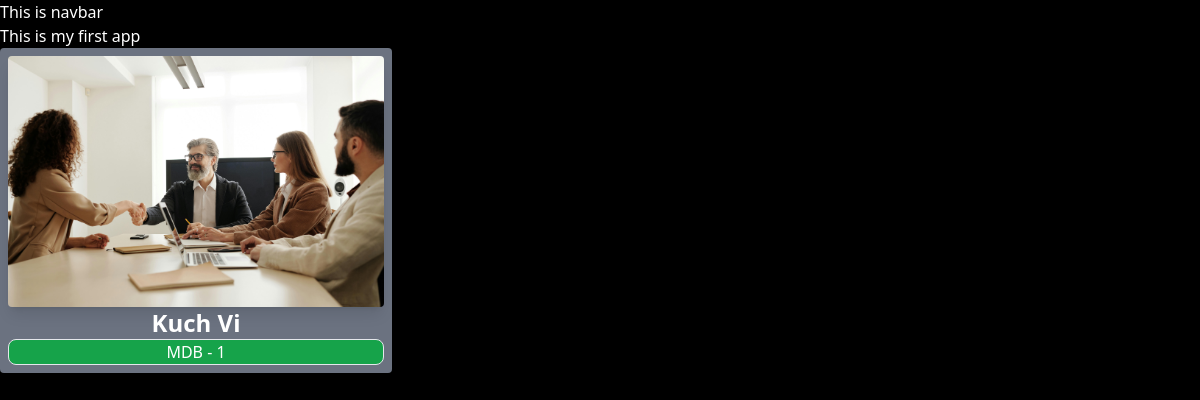
Page /firstapp/ on the earlier database version.
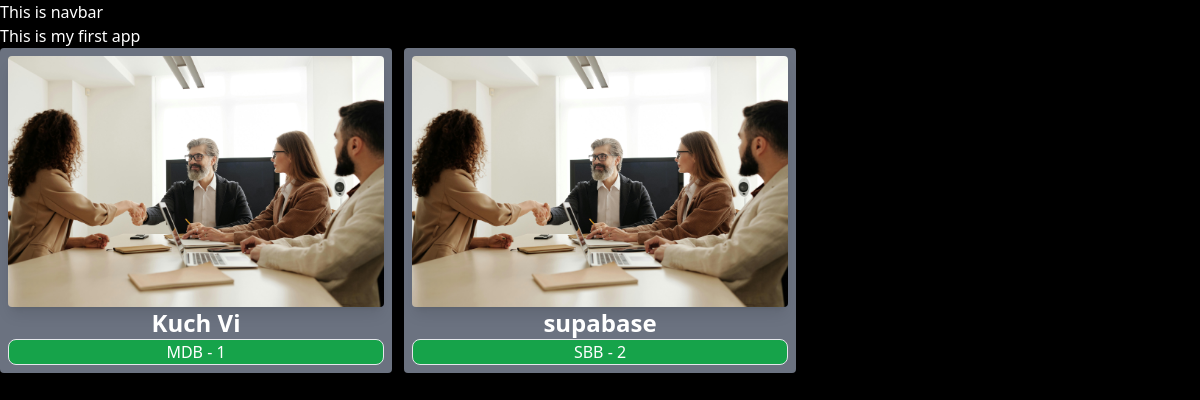
Same page on the later database version.
### firstapp/models.py (models this page shows, shortened)
class Firstapp(models.Model):
    NAME_TYPE_CHOICE = [
        ('MDB','Manash Dev Bhatta'),
        ('SBB','Surya Bahadur Bhandari'),
        ('KK','Karna Kumar'),
    ]
    name = models.CharField(max_length=20)
    image = models.ImageField(upload_to='firstappimg')
    date_added = models.DateTimeField(default=timezone.now)
    superheros = models.CharField(max_length=10,choices=NAME_TYPE_CHOICE)
    description = models.TextField(default='')

### firstapp/views.py (the view)
# urls.py: path('', views.all_first, name=' all_first'),
def all_first(request):
    f = Firstapp.objects.all()
    return render(request, 'firstapp/all_first.html', {'f':f})

### firstapp/templates/firstapp/all_first.html (shortened to what this page needs)
{% extends "layout.html" %}
 {% block content %}
<h1>This is my first app</h1>
<div class='grid grid-cols-3 gap-3 '>
    {% for item in f %}
    <div class="bg-gray-500 p-2 rounded ">
        <img  class='rounded shadow-lg' src="{{item.image.url}}" alt="">
        <h3 class='text-white font-bold text-2xl text-center'>{{item.name}}</h3>
        <a href="{% url 'first_detail' item.id %}">
            <button class=' text-center w-full border rounded-lg text-white bg-green-600'>
                {{item.superheros}} - {{item.id}}
            </button>
        </a>
    </div>
    {% endfor %}
</div>
{% endblock %}

### templates/layout.html (shortened to what this page needs)
{% load static tailwind_tags %}
{% load static %}
<!DOCTYPE html>
<html lang="en">
<head>
    <link rel="stylesheet" href="{% static 'style.css'%}">
    {% tailwind_css %}
</head>
<body class="bg-black text-white">
    <nav class="text-white">This is navbar</nav>
    {% block content %}
    {% endblock %}
</body>
</html>

Differences in the rows shown:
added Firstapp: image (picture), name "supabase", superheros "SBB", id "2"
